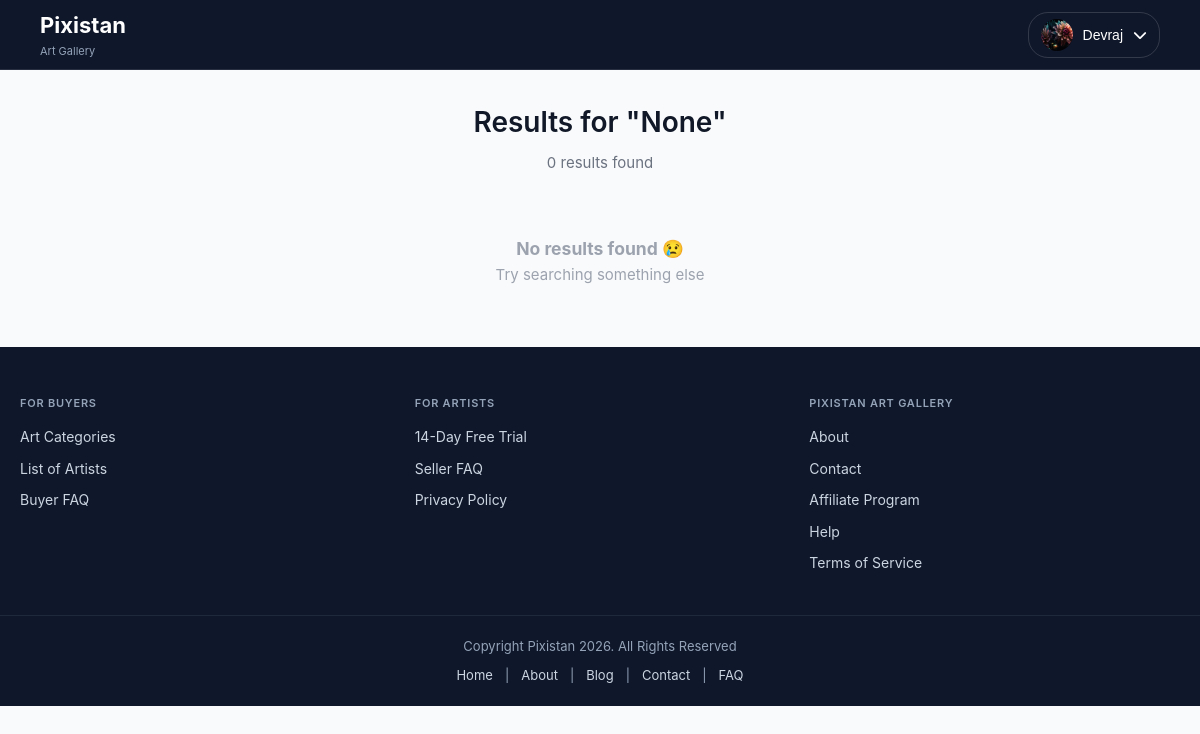
Page /search (signed in) on the committed database.
### tables this page shows
CREATE TABLE users (
    id INTEGER PRIMARY KEY AUTOINCREMENT,
    username TEXT NOT NULL UNIQUE,
    password TEXT NOT NULL
, profile_pic TEXT, email TEXT, reset_token TEXT, reset_token_expiry INTEGER);

### app.py (the view)
@app.route("/search")
def search():
    query = request.args.get("q")
    conn = get_db_connection()
    artworks = conn.execute(
        """
        SELECT * FROM artworks
        WHERE title LIKE ?
        OR artist LIKE ?
        OR description LIKE ?
        """,
        (f"%{query}%", f"%{query}%", f"%{query}%")
    ).fetchall()
    conn.close()
    return render_template("search.html", artworks=artworks, query=query)

### app.py (called while the page is built)
def get_db_connection():
    conn = sqlite3.connect("gallery.db", timeout=5)
    conn.row_factory = sqlite3.Row
    return conn

@app.context_processor
def inject_user():
    if "user_id" in session:
        conn = get_db_connection()
        user = conn.execute(
            "SELECT * FROM users WHERE id = ?",
            (session["user_id"],)
        ).fetchone()
        return dict(user=user)
    return dict(user=None)

### templates/search.html
{% extends "layout.html" %}
{% block content %}
    <section class="search-page">
      <div class="search-header">
        <h2>Results for "{{ query }}"</h2>
        <p>{{ artworks|length }} results found</p>
      </div>
      {% if artworks %}
      <div class="masonry-grid">
        {% for art in artworks %}
        <div class="masonry-item">
          <a href="{{ url_for('artwork', art_id=art['id']) }}">
            <div class="image-container">
              <img
                src="{{ url_for('static', filename='uploads/' ~ art['image']) }}"
              />
              <div class="overlayy">
                <div class="overlay-content">
                <h4>{{ art.title }}</h3>
                <p>{{ art.artist }}</p>
                <div class="overlay-stats">
                   <span><i class="fa-solid fa-heart"></i> {{ art.count }}</span>
                   <span><i class="fa-solid fa-download"></i></span>
                </div>
              </div>
            </div>
            </div>
          </a>
        </div>
        {% endfor %}
      </div>
      {% else %}
      <div class="empty-state">
        <h3>No results found 😢</h3>
        <p>Try searching something else</p>
      </div>
      {% endif %}
    </section>
{% endblock %}

### templates/layout.html (shortened to what this page needs)
<!doctype html>
<html lang="en">
  <head>
    <link
      rel="stylesheet"
      href="https://cdnjs.cloudflare.com/ajax/libs/font-awesome/6.5.1/css/all.min.css"
    />
    <link
      href="{{ url_for('static', filename='css/style.css') }}"
      rel="stylesheet"
    />
  </head>
  <body>
    <nav class="navbar">
      <div class="nav-left">
        <div class="logo">Pixistan <span>Art Gallery</span></div>
      </div>
      <div class="nav-right">
        {% if session.get("user_id") %}
        <div class="user-menu-wrapper">
          <button class="user-btn" id="userBtn">
            {% if user and user['profile_pic'] %}
            <img
              src="{{ url_for('static', filename='uploads/' ~ user['profile_pic']) }}"
             class="avatar" />
            {% else %}
            <img src="/static/uploads/pf.png" class="avatar" />
            {% endif %}
            <span>{{ session.get("username") }}</span>
            <i class="fa-solid fa-chevron-down"></i>
          </button>
        </div>
        {% else %}
        <a href="/login" class="btn-outline">Login</a>
        <a href="/register" class="btn-primary">Join</a>
        {% endif %}
      </div>
    </nav>
    <main>{% block content %}{% endblock %}</main>
    <footer>{% include "footer.html" %}</footer>
  </body>
</html>

### static/css/style.css (style rules this page uses)
*, *::before, *::after { box-sizing: border-box; margin: 0; padding: 0; }
body { font-family: -apple-system, BlinkMacSystemFont, "Segoe UI", Roboto, Arial, sans-serif; color: #111827; background: #f9fafb; line-height: 1.6; }
.navbar { position: fixed; top: 0; left: 0; width: 100%; height: 70px; display: flex; justify-content: space-between; align-items: center; padding: 0 40px; z-index: 1000; background: #0f172a; border-bottom: 1px solid rgba(255, 255, 255, 0.1); }
.logo { font-size: 22px; font-weight: 700; color: #ffffff; text-decoration: none; }
.logo span { display: block; font-size: 11px; font-weight: 400; color: #94a3b8; }
.nav-right { display: flex; align-items: center; gap: 15px; }
.user-btn { display: flex; align-items: center; gap: 10px; background: transparent; border: 1px solid rgba(255, 255, 255, 0.15); padding: 6px 12px; border-radius: 20px; font-size: 14px; color: #ffffff; cursor: pointer; transition: background 0.2s ease; }
.avatar { width: 32px; height: 32px; border-radius: 50%; object-fit: cover; flex-shrink: 0; }
.user-menu-wrapper { position: relative; }
.search-page { max-width: 1100px; margin: 100px auto 60px; padding: 0 20px; }
.search-header { text-align: center; margin: 30px 0; }
.search-header h2 { font-size: 28px; font-weight: 600; }
.search-header p { color: #6b7280; margin-top: 6px; font-size: 15px; }
.empty-state { text-align: center; margin-top: 60px; color: #9ca3af; font-size: 15px; }
footer { background: #0f172a; color: #cbd5e1; font-size: 14px; }

### rows in the picture
users: profile_pic (picture), get "Devraj"

### other values in the picture
{{ query }} "None"
{{ artworks|length }} "0"
